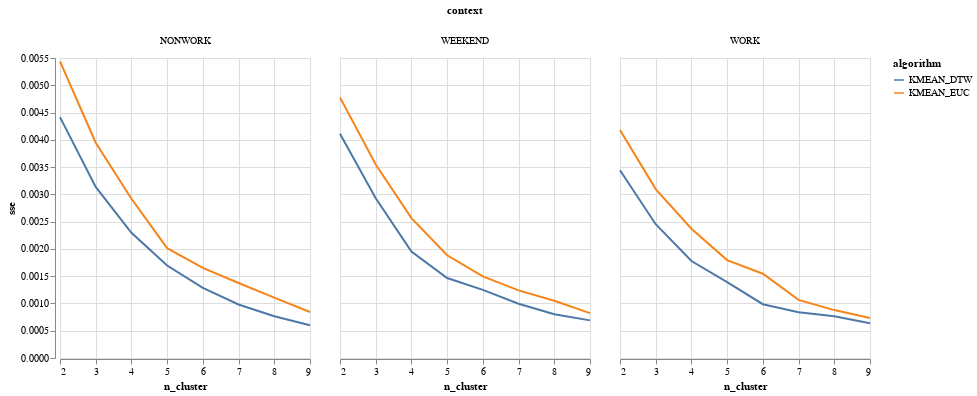

Notebook code cell kept with this figure:
### Code cell
alt.Chart(quality).mark_line().encode(
    x='n_cluster:Q', y='sse:Q', color='algorithm:N', column='context:N'
).properties(
    width=250
)

### Figure 1 — Vega-Lite specification as saved in the notebook (floating-point values rounded to 4 significant figures)
{"config": {"view": {"continuousWidth": 300, "continuousHeight": 300}}, "data": {"name": "data-aae5ebd0efc7bec5709878e20a3cd057"}, "mark": {"type": "line"}, "encoding": {"color": {"field": "algorithm", "type": "nominal"}, "column": {"field": "context", "type": "nominal"}, "x": {"field": "n_cluster", "type": "quantitative"}, "y": {"field": "sse", "type": "quantitative"}}, "width": 250, "$schema": "https://vega.github.io/schema/vega-lite/v5.8.0.json", "datasets": {"data-aae5ebd0efc7bec5709878e20a3cd057": [{"context": "NONWORK", "algorithm": "KMEAN_EUC", "n_cluster": 2, "sse": 0.005437}, {"context": "NONWORK", "algorithm": "KMEAN_EUC", "n_cluster": 3, "sse": 0.003947}, {"context": "NONWORK", "algorithm": "KMEAN_EUC", "n_cluster": 4, "sse": 0.002919}, {"context": "NONWORK", "algorithm": "KMEAN_EUC", "n_cluster": 5, "sse": 0.002013}, {"context": "NONWORK", "algorithm": "KMEAN_EUC", "n_cluster": 6, "sse": 0.001653}, {"context": "NONWORK", "algorithm": "KMEAN_EUC", "n_cluster": 7, "sse": 0.001375}, {"context": "NONWORK", "algorithm": "KMEAN_EUC", "n_cluster": 8, "sse": 0.001108}, {"context": "NONWORK", "algorithm": "KMEAN_EUC", "n_cluster": 9, "sse": 0.0008443}, {"context": "NONWORK", "algorithm": "KMEAN_DTW", "n_cluster": 2, "sse": 0.004416}, {"context": "NONWORK", "algorithm": "KMEAN_DTW", "n_cluster": 3, "sse": 0.003137}, {"context": "NONWORK", "algorithm": "KMEAN_DTW", "n_cluster": 4, "sse": 0.002295}, {"context": "NONWORK", "algorithm": "KMEAN_DTW", "n_cluster": 5, "sse": 0.001695}, {"context": "NONWORK", "algorithm": "KMEAN_DTW", "n_cluster": 6, "sse": 0.001286}, {"context": "NONWORK", "algorithm": "KMEAN_DTW", "n_cluster": 7, "sse": 0.0009804}, {"context": "NONWORK", "algorithm": "KMEAN_DTW", "n_cluster": 8, "sse": 0.0007658}, {"context": "NONWORK", "algorithm": "KMEAN_DTW", "n_cluster": 9, "sse": 0.0005989}, {"context": "WEEKEND", "algorithm": "KMEAN_EUC", "n_cluster": 2, "sse": 0.004778}, {"context": "WEEKEND", "algorithm": "KMEAN_EUC", "n_cluster": 3, "sse": 0.003546}, {"context": "WEEKEND", "algorithm": "KMEAN_EUC", "n_cluster": 4, "sse": 0.002565}, {"context": "WEEKEND", "algorithm": "KMEAN_EUC", "n_cluster": 5, "sse": 0.001884}, {"context": "WEEKEND", "algorithm": "KMEAN_EUC", "n_cluster": 6, "sse": 0.001496}, {"context": "WEEKEND", "algorithm": "KMEAN_EUC", "n_cluster": 7, "sse": 0.001239}, {"context": "WEEKEND", "algorithm": "KMEAN_EUC", "n_cluster": 8, "sse": 0.001049}, {"context": "WEEKEND", "algorithm": "KMEAN_EUC", "n_cluster": 9, "sse": 0.0008232}, {"context": "WEEKEND", "algorithm": "KMEAN_DTW", "n_cluster": 2, "sse": 0.00411}, {"context": "WEEKEND", "algorithm": "KMEAN_DTW", "n_cluster": 3, "sse": 0.002928}, {"context": "WEEKEND", "algorithm": "KMEAN_DTW", "n_cluster": 4, "sse": 0.001951}, {"context": "WEEKEND", "algorithm": "KMEAN_DTW", "n_cluster": 5, "sse": 0.001466}, {"context": "WEEKEND", "algorithm": "KMEAN_DTW", "n_cluster": 6, "sse": 0.001248}, {"context": "WEEKEND", "algorithm": "KMEAN_DTW", "n_cluster": 7, "sse": 0.0009953}, {"context": "WEEKEND", "algorithm": "KMEAN_DTW", "n_cluster": 8, "sse": 0.0008012}, {"context": "WEEKEND", "algorithm": "KMEAN_DTW", "n_cluster": 9, "sse": 0.00069}, {"context": "WORK", "algorithm": "KMEAN_EUC", "n_cluster": 2, "sse": 0.004179}, {"context": "WORK", "algorithm": "KMEAN_EUC", "n_cluster": 3, "sse": 0.003097}, {"context": "WORK", "algorithm": "KMEAN_EUC", "n_cluster": 4, "sse": 0.002371}, {"context": "WORK", "algorithm": "KMEAN_EUC", "n_cluster": 5, "sse": 0.001795}, {"context": "WORK", "algorithm": "KMEAN_EUC", "n_cluster": 6, "sse": 0.001545}, {"context": "WORK", "algorithm": "KMEAN_EUC", "n_cluster": 7, "sse": 0.001066}, {"context": "WORK", "algorithm": "KMEAN_EUC", "n_cluster": 8, "sse": 0.0008783}, {"context": "WORK", "algorithm": "KMEAN_EUC", "n_cluster": 9, "sse": 0.0007338}, {"context": "WORK", "algorithm": "KMEAN_DTW", "n_cluster": 2, "sse": 0.003443}, {"context": "WORK", "algorithm": "KMEAN_DTW", "n_cluster": 3, "sse": 0.002453}, {"context": "WORK", "algorithm": "KMEAN_DTW", "n_cluster": 4, "sse": 0.001777}, {"context": "WORK", "algorithm": "KMEAN_DTW", "n_cluster": 5, "sse": 0.001393}, {"context": "WORK", "algorithm": "KMEAN_DTW", "n_cluster": 6, "sse": 0.0009859}, {"context": "WORK", "algorithm": "KMEAN_DTW", "n_cluster": 7, "sse": 0.0008387}, {"context": "WORK", "algorithm": "KMEAN_DTW", "n_cluster": 8, "sse": 0.0007649}, {"context": "WORK", "algorithm": "KMEAN_DTW", "n_cluster": 9, "sse": 0.0006365}]}}
